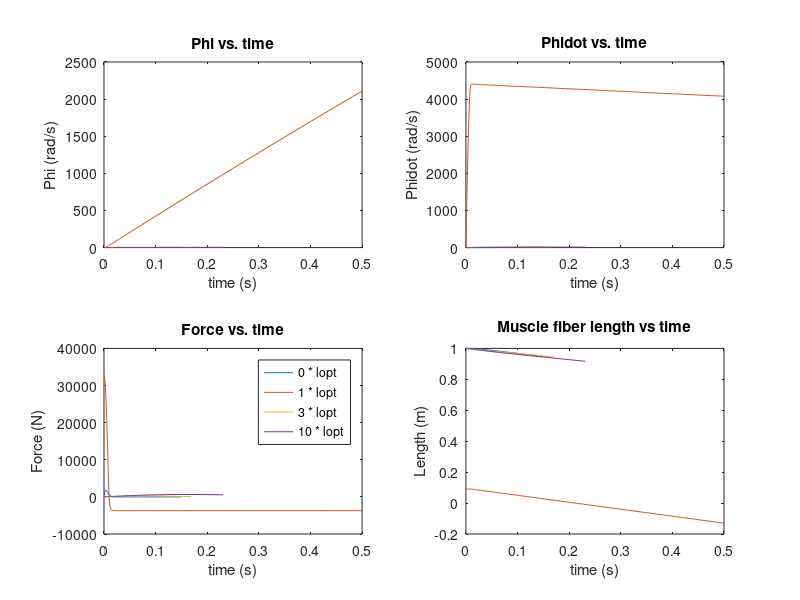

MATLAB code to generate this figure:
function runkickt% runkickt.m simulates a maximum-excitation knee extension, with%   Hill muscle model in series with elastic tendon.% functions referred to from this script:%   fkickt   kick simulation with tendon%   fkicke   kick simulation with no tendon%   fv      force-velocity curve%   fvi     inverse of force-velocity curve%   fl      active force-length curve%   flp     passive force-length curve%   ftl     tendon force-length curve%   ftli    inverse of tendon force-length curve%   dftdl   derivative of tendon force-length curve% first set the constants, which will be accessible to subfunctions:%   I m g lopt ksh l1 F1 vmax Fmax rf rcm tact beta At lslack Kse;I = 0.1832;    % moment of inertia of lower leg (kg-m^2)m = 4.88;      % mass (kg)g = 9.81;      % grav constantlopt = 0.09;   % optimal muscle length in metersFmax = 12000;  % max isometric force (N)vmax = 0.45;   % about 5 lopts/s max shortening velrf = 0.033;    % moment arm of quadriceps about kneercm = 0.264;   % distance b/w center of mass & jointtact = 0.010;  % activation time constantbeta = 0.2;    % ratio of activation & deactivation constantsl1 = 0.02;     % strain of tendon's linear regionF1 = 16e6;     % stress for tendon's linear regionKse = 1.2e9;   % linear modulus for tendon series elasticityAt = 0.000324; % tendon cross-sectional areaksh = 0.874;   % shape parameter of tendon's toe-in exponential regionoptions = odeset('events', @eventkick);% Perform a set of simulations with different tendon lengths% using fkickt, which computes the state-derivatve based on% a state defined as [phi; phidot; lm; a], where lm is muscle% fiber length% Do a simulation with tendon = 1 * loptlslack = 1*lopt;[t1,y1] = ode45(@fkickt, [0 .5],[pi/2;0; lopt; 0], options);% Do a simulation with tendon = 3 * loptlslack = 3*lopt;[t3,y3] = ode45(@fkickt, [0 .5],[pi/2;0; lopt; 0], options);% Do a simulation with tendon = 10 * loptlslack = 10*lopt;[t10,y10] = ode45(@fkickt, [0 .5], [pi/2; 0; lopt; 0], options);% And one with no tendon whatsoever[te,ye]=ode45(@fkicke,[0 .5],[pi/2; 0; 0 ], options);% For no tendon, have to recompute length, velocity, forcele = rf*(pi/2 - ye(:,1)) + lopt;ve = ye(:,2)*rf/vmax;ae = ye(:,3);for i=1:length(le),	Fe(i) = Fmax * fl(le(i)/lopt) * fv(ve(i)/vmax) * ae(i);end;% For other simulations, need to recompute forcelt = rf*(pi/2-y1(:,1)) + lopt - y1(:,3); Ft = ftl(lt/lslack)*At;Fm1 = Ft;                 % muscle fiber force equals tendon forcelt = rf*(pi/2-y3(:,1)) + lopt - y3(:,3); Ft = ftl(lt/lslack)*At;Fm3 = Ft;                 % muscle fiber force equals tendon forcelt = rf*(pi/2-y10(:,1)) + lopt - y10(:,3); Ft = ftl(lt/lslack)*At;Fm10 = Ft;                 % muscle fiber force equals tendon forcefigure(1); clf;% Make a series of plots of the resultssubplot(221); % plot angle vs timeplot(te,ye(:,1),t1,y1(:,1),t3,y3(:,1),t10,y10(:,1));  % phi vs. timetitle('Phi vs. time'), xlabel('time (s)'), ylabel('Phi (rad/s)');subplot(222); % plot angular velocity vs timeplot(te,ye(:,2),t1,y1(:,2),t3,y3(:,2),t10,y10(:,2));  % phidot vs. timetitle('Phidot vs. time'), xlabel('time (s)'), ylabel('Phidot (rad/s)');subplot(223); % plot muscle force vs timeplot(te,Fe,t1,Fm1,t3,Fm3,t10,Fm10);       % force vs. timetitle('Force vs. time'), xlabel('time (s)'), ylabel('Force (N)');legend('0 * lopt', '1 * lopt','3 * lopt','10 * lopt');subplot(224); % plot muscle fiber length vs timeplot(te, le, t1,y1(:,3), t3, y3(:,3), t10,y10(:,3));title('Muscle fiber length vs time'); xlabel('time (s)'); ylabel('Length (m)')% In the second figure, plot force-velocity curve and its inverse,% muscle force-length curve, and tendon stress-strain curve% PUT YOUR CODE HERE TO PLOT FORCE-VELOCITY CURVE AND ITS INVERSE% end of main function; subfunctions belowfunction xdot = fkicke(t,x);% state derivative for kicking simulation with muscle excitation dynamics% states: phi, phidot, a where phi is angle of leg, a activation% The following parameters are assumed to be defined in the workspace:%   I m g lopt vmax Fmax rf rcm tact betaphi    = x(1);  % phi and phidot are states for the phidot = x(2);  % leg motion, with rigid body dynamicsa      = x(3);  % activation state is governed by a first-order differential equation.% The input to the model is the excitation u, set here to maximum of 1.u = 1; % maximum excitation% Activation dynamics are first-order, with different activation and% de-activation time constants.adot = -1/tact * (beta + (1 - beta) * u) * a + 1/tact * u;l = rf*(pi/2 - phi)/ lopt + 1;  % find normalized length as function of phiv = rf*phidot/vmax;      % normalized shortening velocityF = Fmax * fl(l) * fv(v) * a; % muscle forceM = F * rf;  % moment about knee is muscle force times moment arm.Mg = - m * g * rcm *sin(phi - pi/2); % gravitational momentphiddot = (M + Mg) / I; % second derivative of phixdot = [phidot; phiddot; adot];end % fkickefunction xdot = fkickt(t,x);% state derivative for kicking simulation% states: [phi, phidot, lm, a] where phi is angle of leg, a activation%         and lm muscle fiber length% The following parameters are assumed to be defined in the workspace:%   I m g lopt vmax Fmax rf rcm tact betaphi    = x(1);  % phi and phidot are states for the phidot = x(2);  % leg motion, with rigid body dynamicslm     = x(3);  % another state tracks muscle fiber lengtha      = x(4);  % activation state is governed by a first-order differential equation.lmt = rf*(pi/2-phi) + lslack + lopt; % length of muscle + tendon together% where the optimal fiber length corresponds to angle phi = pi/2 if there% were no tendon, and lslack adds the effect of tendon slack length. lt = lmt - lm - lslack; % State-derivative for muscle excitation-activation: input u, output au = 1; % maximum excitationadot = -1/tact * (beta + (1 - beta) * u) * a + 1/tact * u;% State-derivative for muscle force generation% tendon stress from its force-length curve,% multiplied by tendon area At to get actual forceFt = ftl(lt/lslack)*At;Fm = Ft;                 % muscle fiber force equals tendon force                         % because there is no pennation in this model                         Fiso = Fmax*fl(lm/lopt)*a; % isometric muscle forcelmdot = -fvi(Fm/Fiso)*vmax;if isnan(lmdot) % set velocity to zero for undefined force values  lmdot = 0.15;endvmt = rf*phidot;         % muscle-tendon shortening velocityTm = Fm * rf;            % torque due to muscleMgl = - m * g * rcm *sin(phi - pi/2); % gravitational momentphiddot = (Tm + Mgl) / I; % second derivative of phixdot = [phidot; phiddot; lmdot; adot];end % fkicktfunction f = fl(x)% normalized active force-length curve for muscle fasciclesw = 0.5;lopt = 1;  % this is a normalized optimal lengthf = 1 - ((x-lopt)/(w*lopt)).^2;f(f<0) = 0; % disallow negative valuesend % flfunction f = flp(x)% normalized passive force-length curve for muscle, where% input x is strain, l/lopt% The curve here is cubic above x = 1,% and zero below 1. f = 8*(x-1).^3;f(x < 1) = 0; % make values zero for lengths below loptend % flpfunction f = fv(v)% normalized force-velocity relation% input is normalized velocity, v/vmaxaf = 0.25;  % shape parameterf = (1 - v)./(1 + v/af);f(f < 0) = 0; % disallow negative forcesend % fvfunction v = fvi(f)% provides inverse of force-velocity relation:% normalized force in, normalized velocity outc1 = -0.18713;c2 = 0.32094;c3 = 1.06485;c4 = 0.1850;v = -c1*cot(c2*f.^2 + c3*f + c4); % an approximation of the f-v curvev(f > 1.4) = -0.15; % saturate the f-v curve at 1.4,% with a velocity of -0.15.v(f < 0) = 1; % Also prevent shortening faster than vmaxend % fvifunction df = dftdl(x);% derivative of normalized force-length curve for tendon,% where input x is strain% The following parameters should be defined in the workspace:%   ksh l1 F1 Ksedf(x > l1) = Kse; % linear region, stiffness is linear% and here's the exponential regiondf(x <= l1) = F1/(exp(ksh)-1) * (ksh/l1)*exp(ksh/l1*x(x <= l1));end % dftdl function sigma = ftl(epsilon);% normalized force-length curve for tendon, where% the normalization is different from that for muscle:% input epsilon is strain relative to slack length lslack,% and the force is actually a stress.% To convert to actual force, multiply by tendon cross-sectional area.% Curve has a nonlinear toe-in region up to strain l1, and then is linear.% ME/BME 646  Art Kuo% The following parameters should be defined in workspace:%   ksh l1 F1 Kselin = (epsilon > l1);nonlin = (epsilon <= l1);sigma(lin) = Kse*(epsilon(lin)-l1) + F1;  % linear regionsigma(nonlin) = F1 / (exp(ksh)-1) * (exp(ksh/l1*epsilon(nonlin)) -1); % exponentialend % ftlfunction x = ftli(f);% inverse of force-length curve for tendon, where% input is stress, output is strain% series elastic force-length curve is exponential in toe-in region,% and then linear beyond a stress-strain (F1, l1)% The following parameters should be defined in workspace:%   ksh l1 F1 Ksetoesigma = F1;  % point beyond which tendon is lineartoestrain = l1; % strain at that pointif f > toesigma,   % linear region 	x = (f - toesigma)/Kse + toestrain;else           % exponential region	x = log(f * (exp(ksh)-1) / F1 + 1) * l1/ksh;end;end % ftlifunction [value, isterminal, direction] = eventkick(t, x)% returns event function for kicking simulation% Here is how event checking works:  % At each integration step, ode45 checks to see if an% event function passes through zero (in this case, we need% the function to go through zero when the foot hits the% ground).  It finds the value of the event function by calling% eventrw, which is responsible for returning the value of the % event function in variable value.  isterminal should contain% a 1 to signify that the integration should stop (otherwise it% will keep going after value goes through zero).  Finally,% direction should specify whether to look for event function% going through zero with positive or negative slope, or either.% we want to stop the simulation when phi = piphi = x(1);value = phi - pi;isterminal = 1;  % tells ode45 to stop when event occursdirection = 0;  % tells ode45 to look for any crossingend % eventkickend % runkickt